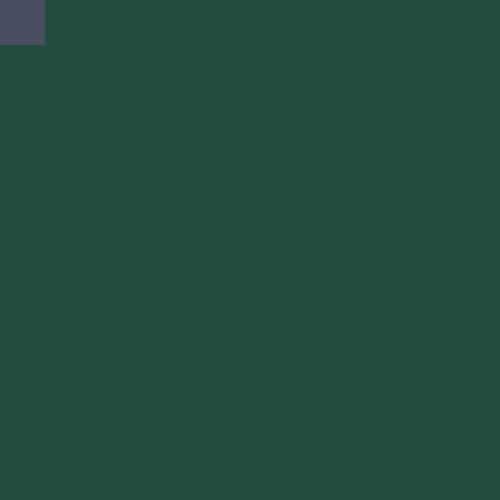
Frame 1 (no input)
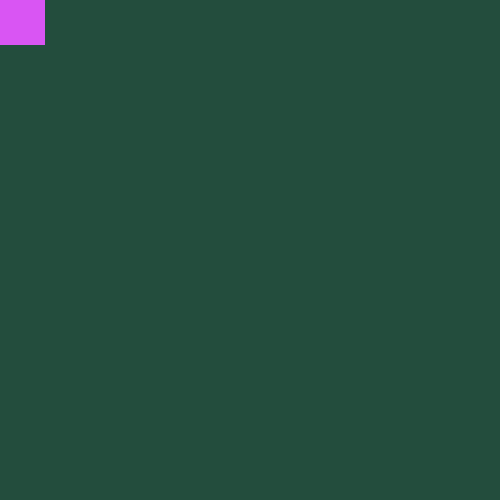
Frame 60 (the mouse pressed at the canvas centre just before this capture)
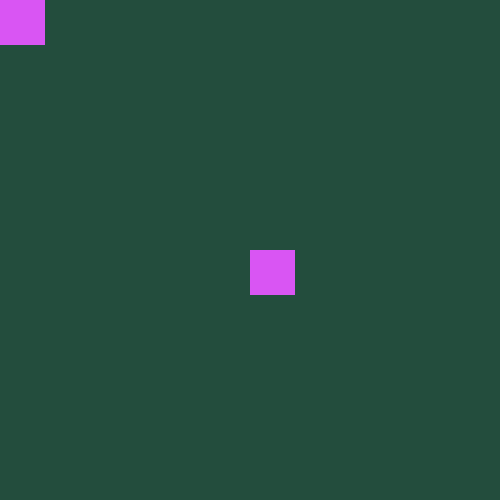
Frame 120 (the mouse held since frame 60 and released just before this capture)

The Processing sketch that drew these frames (run headless with seeded random() and noise(); from frame 60 on, the mouse is pressed at the canvas centre):

// Processing sketch: ex_4_drawing_rect
// ── ex_4_drawing_rect.pde
void setup() {
  size(500, 500);
  background(#234D3D);
}

void draw() {
  fill(#D957F7, 50);
  noStroke();
  rect(mouseX, mouseY, 45, 45);
}
